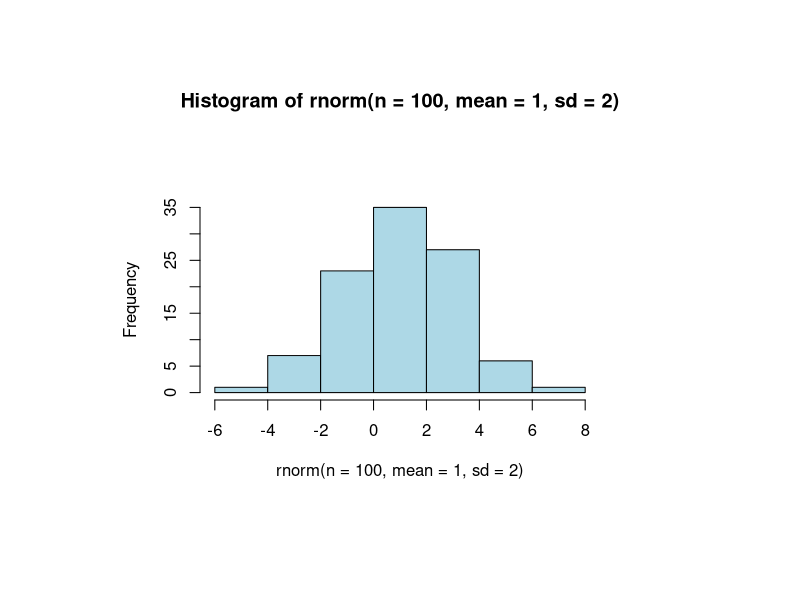

Source code (R):
## ---- chunk 1
rnorm(n=10, mean=0, sd=1) # standard normal
## ---- chunk 2
par(mar = c(10, 10, 10, 10))
hist(rnorm(n=100, mean=1, sd=2), col='lightblue')
